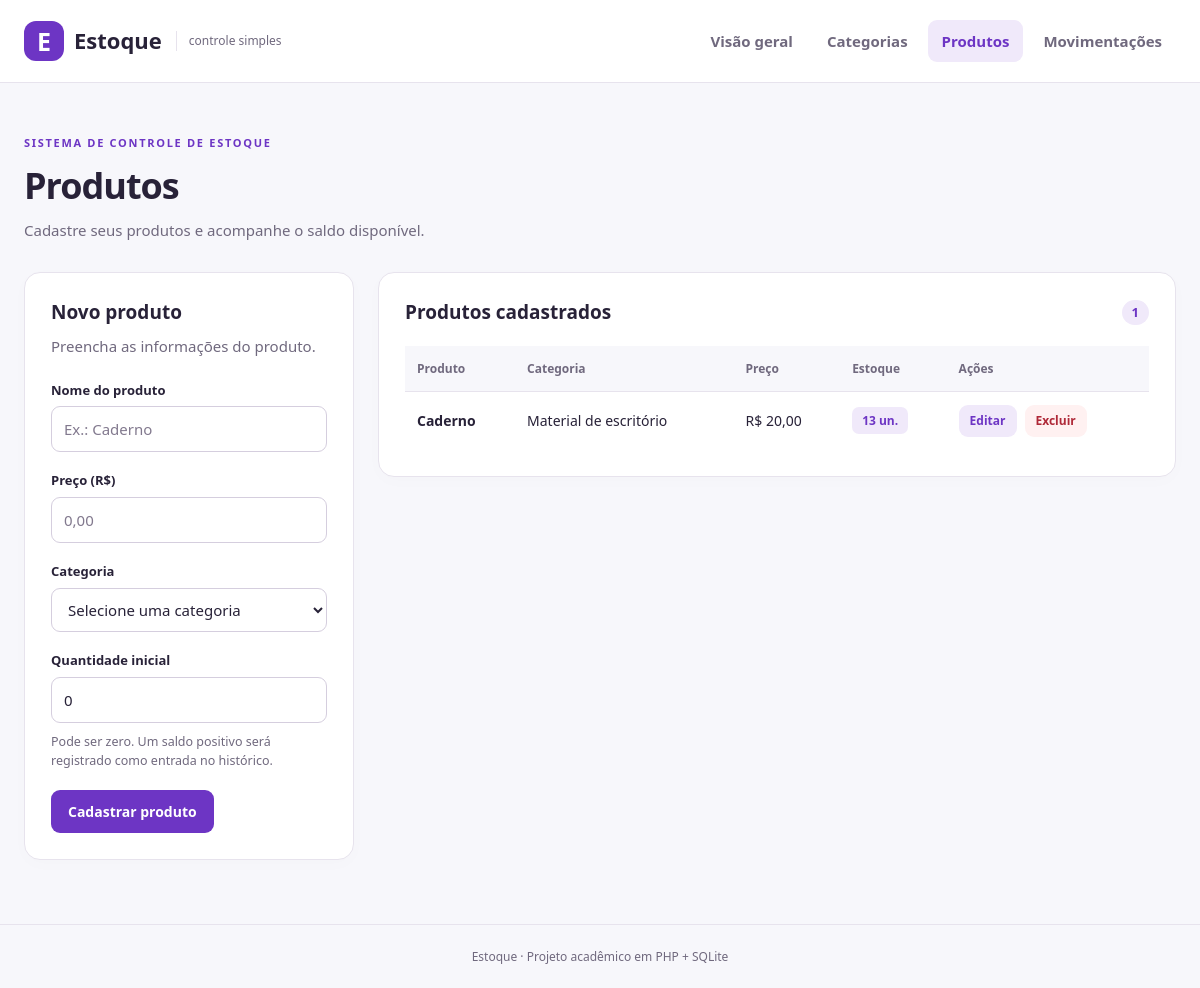
/produtos.php, run on the app's committed database.
### tables this page shows
CREATE TABLE produtos (
    id INTEGER PRIMARY KEY AUTOINCREMENT,
    nome TEXT NOT NULL CHECK (length(trim(nome)) > 0),
    preco REAL NOT NULL CHECK (preco >= 0),
    quantidade INTEGER NOT NULL DEFAULT 0
        CHECK (typeof(quantidade) = 'integer' AND quantidade >= 0),
    categoria_id INTEGER NOT NULL,
    FOREIGN KEY (categoria_id) REFERENCES categorias(id) ON DELETE RESTRICT
);

CREATE TABLE categorias (
    id INTEGER PRIMARY KEY AUTOINCREMENT,
    nome TEXT NOT NULL CHECK (length(trim(nome)) > 0)
);

### produtos.php (the view, shortened to what this page needs)
<?php
require __DIR__ . '/banco.php';
$edicao = null;
$valores = ['nome' => '', 'preco' => '', 'quantidade' => '0', 'categoria_id' => ''];
$categorias = $pdo->query('SELECT id, nome FROM categorias ORDER BY nome, id')->fetchAll();
$produtos = $pdo->query('SELECT p.*, c.nome AS categoria FROM produtos p JOIN categorias c ON c.id = p.categoria_id ORDER BY p.nome, p.id')->fetchAll();
?>
<div class="grade-conteudo">
    <section class="card">
        <h2><?= $edicao ? 'Editar produto' : 'Novo produto' ?></h2>
        <p class="texto-apoio">Preencha as informações do produto.</p>
        <form method="post" action="produtos.php" class="formulario">
            <label for="nome">Nome do produto</label>
            <input id="nome" name="nome" value="<?= h($valores['nome']) ?>" placeholder="Ex.: Caderno" required>
            <label for="preco">Preço (R$)</label>
            <input id="preco" name="preco" type="number" min="0" step="0.01" value="<?= h(str_replace(',', '.', $valores['preco'])) ?>" placeholder="0,00" required>
            <label for="categoria_id">Categoria</label>
            <select id="categoria_id" name="categoria_id" required>
                <option value="">Selecione uma categoria</option>
            </select>
            <?php if (!$edicao): ?>
                <label for="quantidade">Quantidade inicial</label>
                <input id="quantidade" name="quantidade" type="number" min="0" max="2147483647" step="1" value="<?= h($valores['quantidade']) ?>" aria-describedby="ajuda-saldo" required>
                <small id="ajuda-saldo">Pode ser zero. Um saldo positivo será registrado como entrada no histórico.</small>
            <?php else: ?>
                <p class="nota">Para alterar a quantidade em estoque, registre uma <a href="movimentacoes.php">movimentação</a>.</p>
            <?php endif; ?>
            <div class="acoes">
                <button type="submit" <?= !$categorias ? 'disabled' : '' ?>><?= $edicao ? 'Salvar alterações' : 'Cadastrar produto' ?></button>
            </div>
        </form>
    </section>
    <section class="card">
        <div class="cabecalho-card"><h2>Produtos cadastrados</h2><span class="contador"><?= count($produtos) ?></span></div>
        <?php if (!$produtos): ?>
            <div class="vazio"><h3>Seu estoque começa aqui</h3><p>Cadastre um produto para acompanhar suas entradas e saídas.</p></div>
        <?php else: ?>
        <div class="tabela-container"><table>
            <thead><tr><th scope="col">Produto</th><th scope="col">Categoria</th><th scope="col">Preço</th><th scope="col">Estoque</th><th scope="col">Ações</th></tr></thead>
            <tbody><?php foreach ($produtos as $produto): ?>
                <tr>
                    <td class="destaque"><?= h($produto['nome']) ?></td>
                    <td><?= h($produto['categoria']) ?></td>
                    <td class="sem-quebra">R$ <?= number_format($produto['preco'], 2, ',', '.') ?></td>
                    <td><span class="etiqueta <?= $produto['quantidade'] == 0 ? 'neutra' : '' ?>"><?= h($produto['quantidade']) ?> un.</span></td>
                    <td><div class="acoes">
                        <a class="botao pequeno secundario" href="produtos.php?editar=<?= h($produto['id']) ?>">Editar<span class="sr-only"> <?= h($produto['nome']) ?></span></a>
                        <form method="post" action="produtos.php">
                            <button class="pequeno perigo" type="submit">Excluir<span class="sr-only"> <?= h($produto['nome']) ?></span></button>
                        </form>
                    </div></td>
                </tr>
            <?php endforeach; ?></tbody>
        </table></div>
        <?php endif; ?>
    </section>
</div>

### style.css (style rules this page uses)
:root { --roxo: #6d35c4; --roxo-escuro: #512398; --roxo-claro: #f0e9fa; --fundo: #f7f7fb; --texto: #282238; --suave: #70697e; --borda: #e7e3ed; }
* { box-sizing: border-box; }
body { margin: 0; background: var(--fundo); color: var(--texto); font-family: "Segoe UI", Arial, sans-serif; font-size: 15px; line-height: 1.6; }
a { color: var(--roxo); text-underline-offset: 3px; }
button, input, select { font: inherit; }
h2 { font-size: 19px; line-height: 1.4; margin: 0 0 8px; }
.titulo-pagina p, .texto-apoio, .titulo-secao p { color: var(--suave); margin: 0; }
.card { background: #fff; border: 1px solid var(--borda); border-radius: 16px; padding: 26px; box-shadow: 0 4px 18px #29203804; min-width: 0; }
.grade-conteudo { display: grid; grid-template-columns: 330px minmax(0, 1fr); gap: 24px; align-items: start; }
.formulario { display: flex; flex-direction: column; margin-top: 22px; }
.formulario label { margin-bottom: 6px; font-size: 13px; font-weight: 650; }
input:not([type="hidden"]), select { width: 100%; min-height: 44px; border: 1px solid #d5cede; border-radius: 9px; background: #fff; padding: 10px 12px; color: var(--texto); margin-bottom: 18px; }
input::placeholder { color: #82798e; }
button, .botao { border: 1px solid transparent; border-radius: 9px; padding: 10px 16px; background: var(--roxo); color: #fff; cursor: pointer; font-weight: 600; font-size: 14px; text-decoration: none; display: inline-flex; justify-content: center; align-items: center; line-height: 1.5; }
.secundario { background: var(--roxo-claro); color: var(--roxo); }
.perigo { background: #fff1f1; color: #af2938; }
.pequeno { padding: 6px 10px; font-size: 12px; }
.acoes { display: flex; flex-wrap: wrap; gap: 8px; align-items: center; }
.acoes form { margin: 0; }
small { color: var(--suave); margin: -8px 0 20px; line-height: 1.5; }
.cabecalho-card { display: flex; justify-content: space-between; align-items: center; gap: 14px; margin-bottom: 20px; }
.cabecalho-card h2 { margin: 0; }
.contador { background: var(--roxo-claro); color: var(--roxo); border-radius: 20px; padding: 2px 10px; font-size: 13px; font-weight: 700; }
.tabela-container { overflow-x: auto; }
table { width: 100%; border-collapse: collapse; font-size: 14px; text-align: left; }
th { background: var(--fundo); color: var(--suave); font-size: 12px; font-weight: 650; white-space: nowrap; }
th, td { padding: 13px 12px; border-bottom: 1px solid var(--borda); vertical-align: middle; }
tbody tr:last-child td { border-bottom: none; }
td { overflow-wrap: anywhere; }
.destaque { font-weight: 600; }
.sem-quebra { white-space: nowrap; }
.etiqueta { display: inline-block; white-space: nowrap; background: var(--roxo-claro); color: var(--roxo); padding: 4px 10px; border-radius: 7px; font-size: 12px; font-weight: 600; }

### data on the page
produtos: nome "Caderno", categoria.nome "Material de escritório", preco "20,00", quantidade "13"

### other printed values
$rotulo "Visão geral"
$rotulo "Categorias"
$rotulo "Produtos"
$rotulo "Movimentações"
$titulo "Produtos"
$descricao "Cadastre seus produtos e acompanhe o saldo disponível."
count($produtos) "1"
